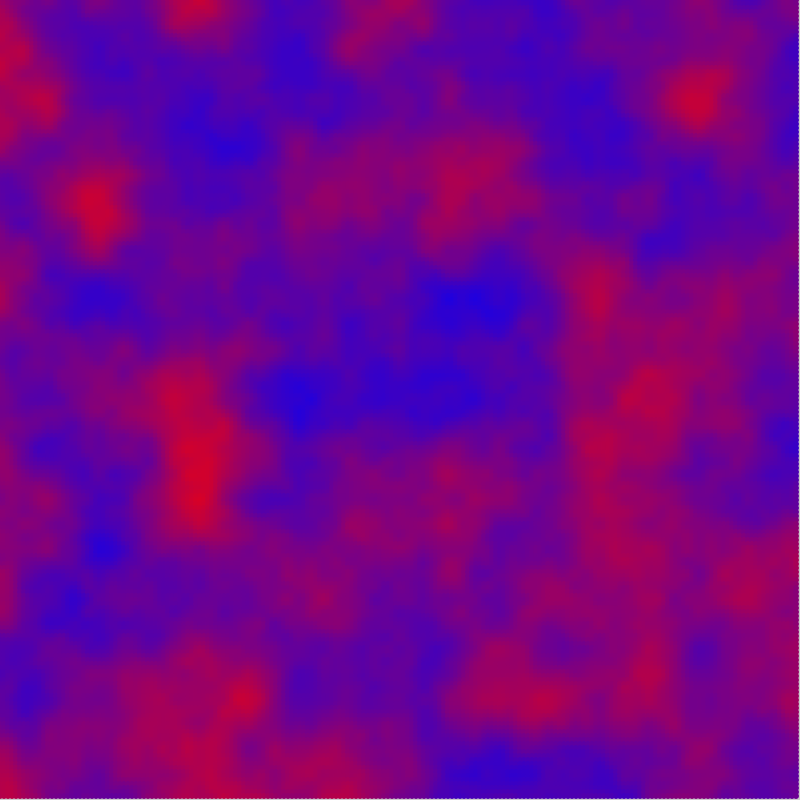
Frame 1 (no input)
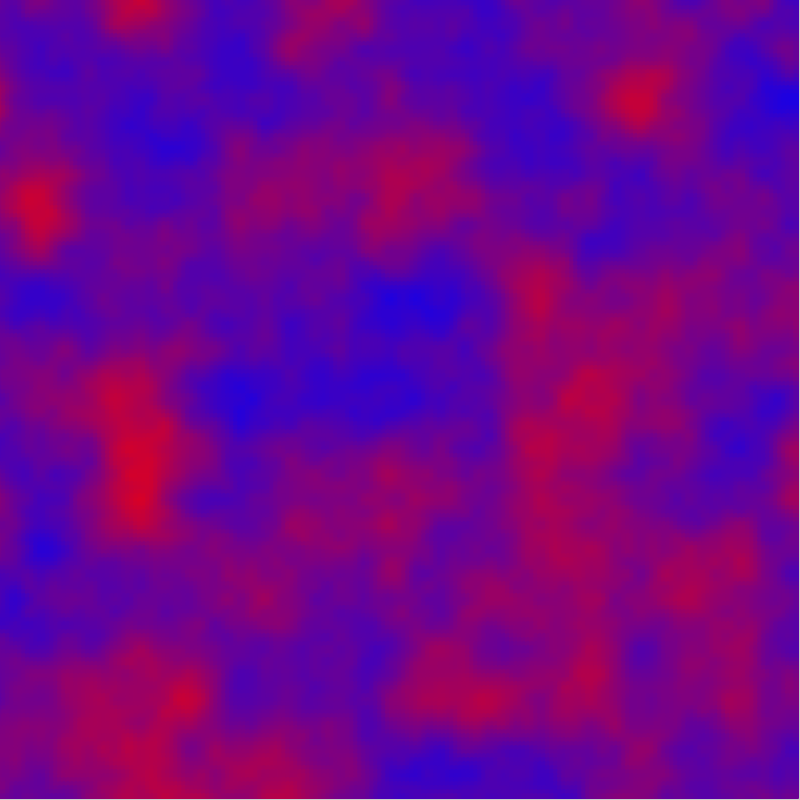
Frame 60 (the mouse pressed at the canvas centre just before this capture)
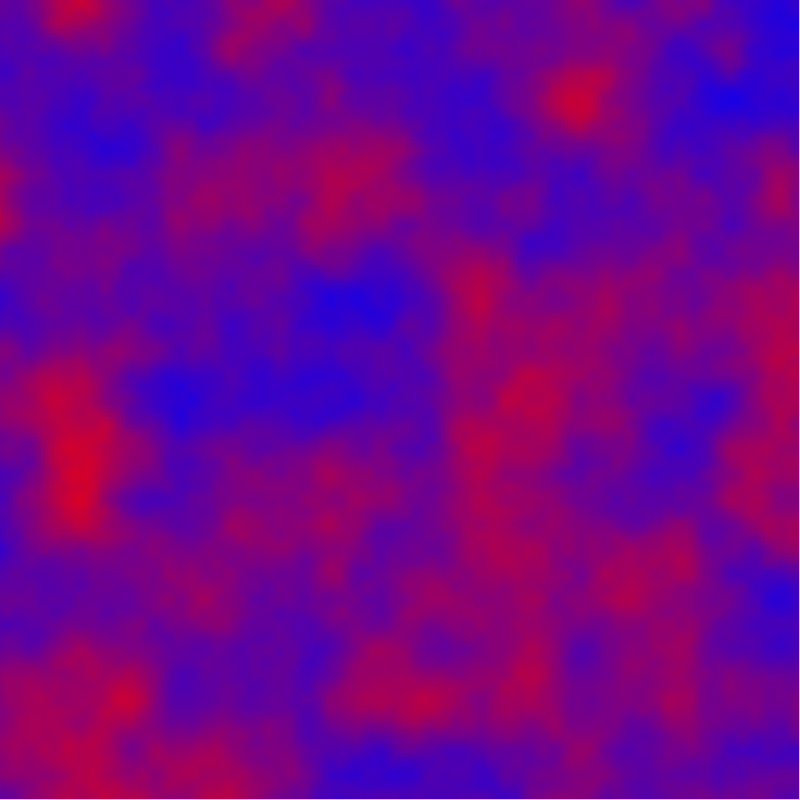
Frame 120 (the mouse held since frame 60 and released just before this capture)

The Processing sketch that drew these frames (run headless with seeded random() and noise(); from frame 60 on, the mouse is pressed at the canvas centre):

// Processing sketch: perlin_texture
// ── perlin_texture.pde
/*
  Perlin texture demo
*/


float v ;
float t = 0;

float scale = 0.01 ;
float delta = 0.01 ;


void setup() 
{
  size(800,800);
  colorMode(RGB,1.);
  noStroke();
  
  
}

void draw(){
  
  for ( int i = 0 ; i < width ; i += 4 ) 
  {
    for ( int j = 0 ; j < height ; j += 4) 
    {
      v = noise(t+i*scale,j*scale);
      
      fill(v,0,1-v);
      circle(i,j,6) ;
    }
  }
  t += delta ;
}
